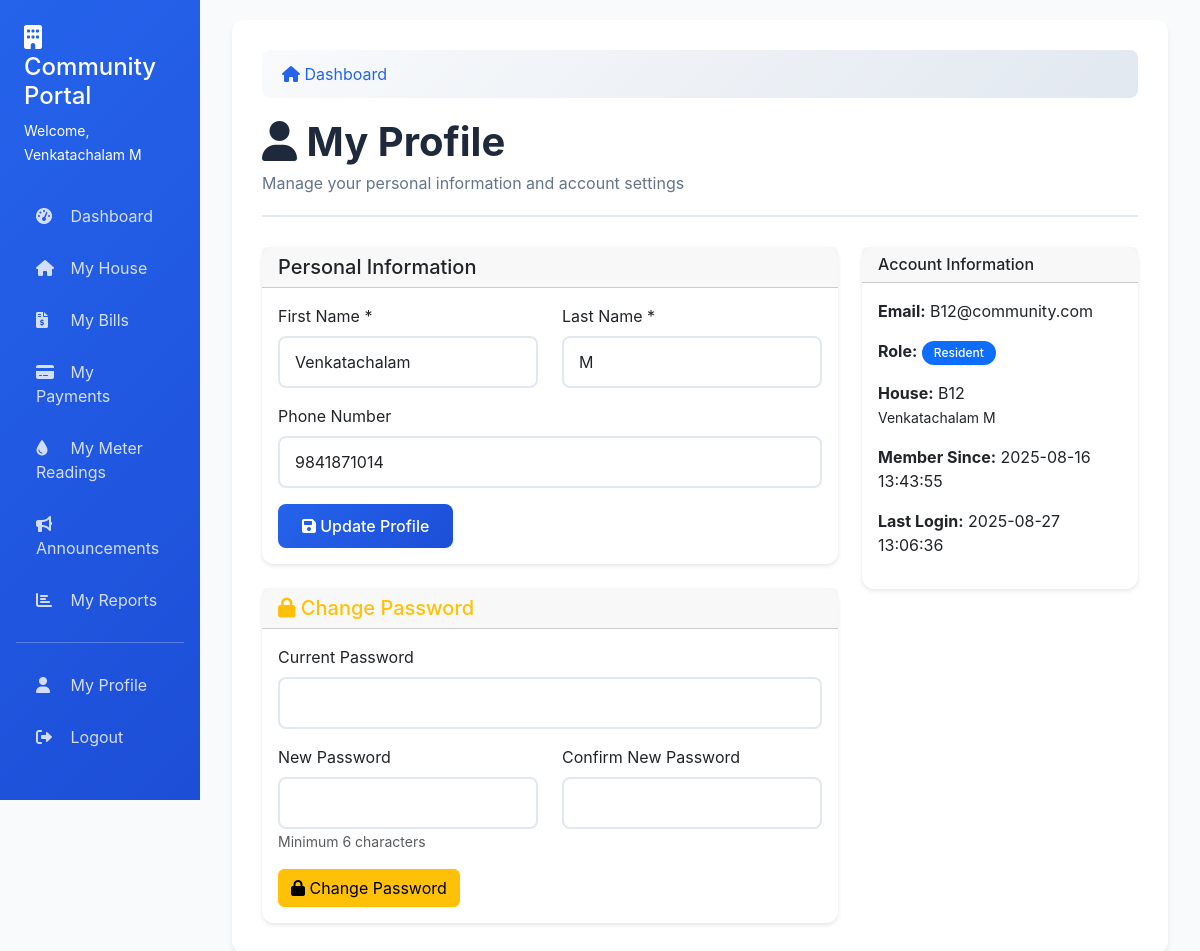
Screenshot of /profile (signed in) with the database file from the repository.
### tables this page shows
CREATE TABLE houses (
                id INTEGER PRIMARY KEY AUTOINCREMENT,
                house_number TEXT UNIQUE NOT NULL,
                owner_name TEXT NOT NULL,
                contact_number TEXT,
                email TEXT,
                address TEXT,
                status TEXT DEFAULT 'occupied',
                created_at TIMESTAMP DEFAULT CURRENT_TIMESTAMP
            );

CREATE TABLE users (
                id INTEGER PRIMARY KEY AUTOINCREMENT,
                email TEXT UNIQUE NOT NULL,
                password_hash TEXT NOT NULL,
                role TEXT NOT NULL DEFAULT 'resident',
                first_name TEXT,
                last_name TEXT,
                phone_number TEXT,
                house_id INTEGER,
                created_at TIMESTAMP DEFAULT CURRENT_TIMESTAMP,
                last_login TIMESTAMP
            );

### app.py (the view)
@app.route('/profile')
@login_required
def profile():
    conn = get_db_connection()
    user = conn.execute('''
        SELECT u.*, h.house_number, h.owner_name
        FROM users u
        LEFT JOIN houses h ON u.house_id = h.id
        WHERE u.id = ?
    ''', (session['user_id'],)).fetchone()
    conn.close()
    return render_template('profile.html', user=user)

### app.py (called while the page is built)
def get_db_connection():
    conn = sqlite3.connect(DATABASE)
    conn.row_factory = sqlite3.Row
    return conn

def login_required(f):
    @wraps(f)
    def decorated_function(*args, **kwargs):
        if 'user_id' not in session:
            return redirect(url_for('login'))
        return f(*args, **kwargs)
    return decorated_function

### templates/profile.html (shortened to what this page needs)
{% extends "base.html" %}
{% block content %}
<div class="page-header">
    <h1><i class="fas fa-user"></i> My Profile</h1>
    <p>Manage your personal information and account settings</p>
</div>
<div class="row">
    <div class="col-md-8">
        <div class="card">
            <div class="card-header">
                <h5 class="mb-0">Personal Information</h5>
            </div>
            <div class="card-body">
                <form method="POST" action="{{ url_for('update_profile') }}">
                    <div class="row">
                        <div class="col-md-6">
                            <div class="mb-3">
                                <label for="first_name" class="form-label">First Name *</label>
                                <input type="text" class="form-control" id="first_name" name="first_name" value="{{ user.first_name }}" required>
                            </div>
                        </div>
                        <div class="col-md-6">
                            <div class="mb-3">
                                <label for="last_name" class="form-label">Last Name *</label>
                                <input type="text" class="form-control" id="last_name" name="last_name" value="{{ user.last_name }}" required>
                            </div>
                        </div>
                    </div>
                    <div class="mb-3">
                        <label for="phone_number" class="form-label">Phone Number</label>
                        <input type="tel" class="form-control" id="phone_number" name="phone_number" value="{{ user.phone_number or '' }}">
                    </div>
                    <button type="submit" class="btn btn-primary">
                        <i class="fas fa-save"></i> Update Profile
                    </button>
                </form>
            </div>
        </div>
        <div class="card mt-4">
            <div class="card-header">
                <h5 class="mb-0 text-warning"><i class="fas fa-lock"></i> Change Password</h5>
            </div>
            <div class="card-body">
                <form method="POST" action="{{ url_for('change_password') }}">
                    <div class="mb-3">
                        <label for="current_password" class="form-label">Current Password</label>
                        <input type="password" class="form-control" id="current_password" name="current_password" required>
                    </div>
                    <div class="row">
                        <div class="col-md-6">
                            <div class="mb-3">
                                <label for="new_password" class="form-label">New Password</label>
                                <input type="password" class="form-control" id="new_password" name="new_password" required minlength="6">
                                <small class="form-text text-muted">Minimum 6 characters</small>
                            </div>
                        </div>
                        <div class="col-md-6">
                            <div class="mb-3">
                                <label for="confirm_password" class="form-label">Confirm New Password</label>
                                <input type="password" class="form-control" id="confirm_password" name="confirm_password" required minlength="6">
                            </div>
                        </div>
                    </div>
                    <button type="submit" class="btn btn-warning">
                        <i class="fas fa-lock"></i> Change Password
                    </button>
                </form>
            </div>
        </div>
    </div>
    <div class="col-md-4">
        <div class="card">
            <div class="card-header">
                <h6 class="mb-0">Account Information</h6>
            </div>
            <div class="card-body">
                <p><strong>Email:</strong> {{ user.email }}</p>
                <p><strong>Role:</strong>
                    {% if user.role == 'admin' %}
                        <span class="badge bg-danger">Admin</span>
                    {% else %}
                        <span class="badge bg-primary">Resident</span>
                    {% endif %}
                </p>
                {% if user.house_number %}
                <p><strong>House:</strong> {{ user.house_number }}<br>
                   <small>{{ user.owner_name }}</small></p>
                {% else %}
                <p><strong>House:</strong> <span class="text-muted">Not assigned</span></p>
                {% endif %}
                <p><strong>Member Since:</strong> {{ user.created_at }}</p>
                <p><strong>Last Login:</strong> {{ user.last_login or 'Never' }}</p>
            </div>
        </div>
    </div>
</div>
{% endblock %}

### templates/base.html (shortened to what this page needs)
<!DOCTYPE html>
<html lang="en">
<head>
    <link href="https://cdnjs.cloudflare.com/ajax/libs/bootstrap/5.3.0/css/bootstrap.min.css" rel="stylesheet">
    <link href="https://cdnjs.cloudflare.com/ajax/libs/font-awesome/6.0.0/css/all.min.css" rel="stylesheet">
</head>
<body>
    <div class="container-fluid">
        <div class="row">
            {% if session.user_id %}
            <div class="col-md-3 col-lg-2 px-0">
                <div class="sidebar">
                    <div class="p-4">
                        <h4><i class="fas fa-building"></i> Community Portal</h4>
                        <small>Welcome, {{ session.user_name }}</small>
                    </div>
                    <nav class="nav flex-column px-3">
                        <a class="nav-link" href="{{ url_for('dashboard') }}">
                            <i class="fas fa-tachometer-alt"></i> Dashboard
                        </a>
                        {% if session.user_role == 'admin' %}
                        <a class="nav-link" href="{{ url_for('houses') }}">
                            <i class="fas fa-home"></i> Houses
                        </a>
                        <a class="nav-link" href="{{ url_for('users') }}">
                            <i class="fas fa-users"></i> Users
                        </a>
                        <a class="nav-link" href="{{ url_for('bills') }}">
                            <i class="fas fa-file-invoice-dollar"></i> Bills
                        </a>
                        <a class="nav-link" href="{{ url_for('payments') }}">
                            <i class="fas fa-credit-card"></i> Payments
                        </a>
                        <a class="nav-link" href="{{ url_for('meter_readings') }}">
                            <i class="fas fa-tint"></i> Meter Readings
                        </a>
                        <a class="nav-link" href="{{ url_for('announcements') }}">
                            <i class="fas fa-bullhorn"></i> Announcements
                        </a>
                        <a class="nav-link" href="{{ url_for('reports') }}">
                            <i class="fas fa-chart-bar"></i> Reports
                        </a>
                        {% else %}
                        <a class="nav-link" href="{{ url_for('houses') }}">
                            <i class="fas fa-home"></i> My House
                        </a>
                        <a class="nav-link" href="{{ url_for('bills') }}">
                            <i class="fas fa-file-invoice-dollar"></i> My Bills
                        </a>
                        <a class="nav-link" href="{{ url_for('payments') }}">
                            <i class="fas fa-credit-card"></i> My Payments
                        </a>
                        <a class="nav-link" href="{{ url_for('meter_readings') }}">
                            <i class="fas fa-tint"></i> My Meter Readings
                        </a>
                        <a class="nav-link" href="{{ url_for('announcements') }}">
                            <i class="fas fa-bullhorn"></i> Announcements
                        </a>
                        <a class="nav-link" href="{{ url_for('reports') }}">
                            <i class="fas fa-chart-bar"></i> My Reports
                        </a>
                        {% endif %}
                        <hr class="text-white">
                        <a class="nav-link" href="{{ url_for('profile') }}">
                            <i class="fas fa-user"></i> My Profile
                        </a>
                        <a class="nav-link" href="{{ url_for('logout') }}" onclick="return confirmLogout()">
                            <i class="fas fa-sign-out-alt"></i> Logout
                        </a>
                    </nav>
                </div>
            </div>
            <div class="col-md-9 col-lg-10">
                <div class="main-content">
                    {% block breadcrumb %}
                    <nav aria-label="breadcrumb">
                        <ol class="breadcrumb">
                            <li class="breadcrumb-item">
                                <a href="{{ url_for('dashboard') }}">
                                    <i class="fas fa-home"></i> Dashboard
                                </a>
                            </li>
                        </ol>
                    </nav>
                    {% endblock %}
                    {% block content %}{% endblock %}
                </div>
            </div>
            {% else %}
            <div class="col-12">
                {% block login_content %}{% endblock %}
            </div>
            {% endif %}
        </div>
    </div>
    <link rel="stylesheet" href="https://cdnjs.cloudflare.com/ajax/libs/sweetalert2/11.10.5/sweetalert2.min.css">
</body>
</html>

### templates/base.html (style rules this page uses)
:root { --primary-color: #2563eb; --secondary-color: #64748b; --success-color: #059669; --danger-color: #dc2626; --warning-color: #d97706; --info-color: #0891b2; --light-bg: #f8fafc; --dark-bg: #1e293b; }
body { background-color: var(--light-bg); font-family: 'Inter', -apple-system, BlinkMacSystemFont, sans-serif; }
.sidebar { min-height: 100vh; background: linear-gradient(135deg, var(--primary-color), #1d4ed8); color: white; transition: all 0.3s ease; }
.sidebar .nav-link { color: rgba(255, 255, 255, 0.8); padding: 12px 20px; margin: 2px 0; border-radius: 8px; transition: all 0.3s ease; }
.sidebar .nav-link i { width: 20px; margin-right: 10px; }
.main-content { background-color: white; border-radius: 12px; box-shadow: 0 4px 6px -1px rgba(0, 0, 0, 0.1); margin: 20px; padding: 30px; }
.card { border: none; border-radius: 12px; box-shadow: 0 2px 4px rgba(0, 0, 0, 0.1); transition: all 0.3s ease; }
.btn-primary { background: linear-gradient(135deg, var(--primary-color), #1d4ed8); border: none; border-radius: 8px; padding: 10px 24px; font-weight: 500; transition: all 0.3s ease; }
.badge { padding: 6px 12px; border-radius: 20px; font-weight: 500; }
.form-control, .form-select { border-radius: 8px; border: 2px solid #e2e8f0; padding: 12px 15px; transition: all 0.3s ease; }
.page-header { margin-bottom: 30px; padding-bottom: 20px; border-bottom: 2px solid #e2e8f0; }
.page-header h1 { color: #1e293b; font-weight: 700; margin-bottom: 5px; }
.page-header p { color: var(--secondary-color); margin: 0; }
.breadcrumb { background: linear-gradient(135deg, #f8fafc 0%, #e2e8f0 100%); border-radius: 8px; padding: 12px 20px; margin-bottom: 20px; }
.breadcrumb-item a { color: var(--primary-color); text-decoration: none; }

### rows the page displays
houses: user_name "Venkatachalam M", house_number "B12", owner_name "Venkatachalam M"
users: first_name "Venkatachalam", last_name "M", phone_number "9841871014", email "B12@community.com", created_at "2025-08-16 13:43:55", last_login "2025-08-27 13:06:36"
